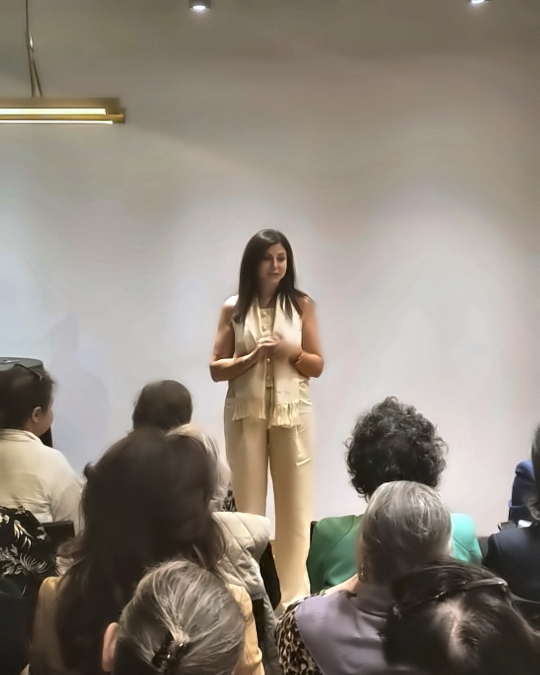
#> input picture research/fibromiyalji-soylesi/iyilestirilmis/A-hande.jpg, 1080 x 1350 px (shown at 1/2 size)
$ python -i enhance.py   (imports and definitions only)   (older library calls are emulated)
#> lines starting #> are read from the running program, lines starting #| are printed output that depends on the picture
#> further down, picture is the input picture: shape (1350, 1080, 3); mean B, G, R 123.8, 134.5, 143.1
import cv2, numpy as np, sys, os
S="/tmp/claude-0/-home-user-Public/119613b5-b24d-5275-ab76-18cbd0d2ab95/"
IMG=S+"images/"; OUT=S+"scratchpad/edit/"
# [1 line not run here, left out]
def wb(img):  # gray-world beyaz dengesi, yumuşak
    f=img.astype(np.float32); m=f.reshape(-1,3).mean(0); g=m.mean()
    f=f*(1+0.6*(g/m-1)); return np.clip(f,0,255).astype(np.uint8)
def tone(img):
    lab=cv2.cvtColor(img,cv2.COLOR_BGR2LAB); l,a,b=cv2.split(lab)
#> after `lab = cv2.cvtColor(img, cv2.COLOR_BGR2LAB)`: lab: shape (1350, 1080, 3); mean of channels 0, 1, 2 141.8, 129.5, 135.2
#> after `l, a, b = cv2.split(lab)`:
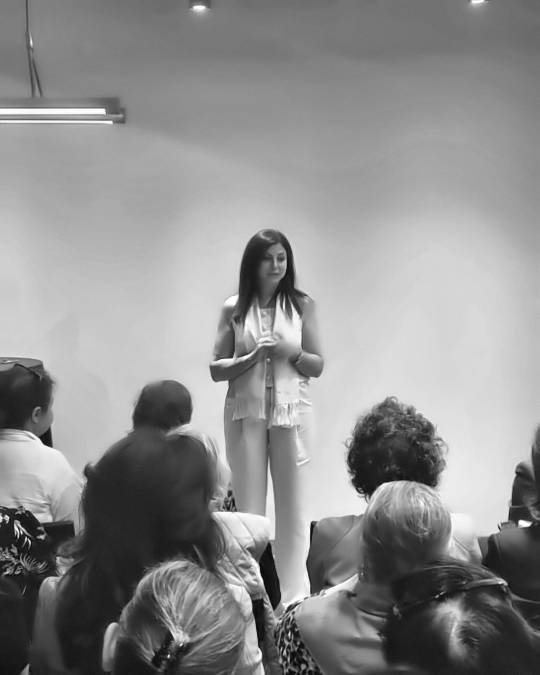
#> l: shape (1350, 1080) (shown at 1/2 size); min 2, max 255, mean 141.8
#> after `l, a, b = cv2.split(lab)`:
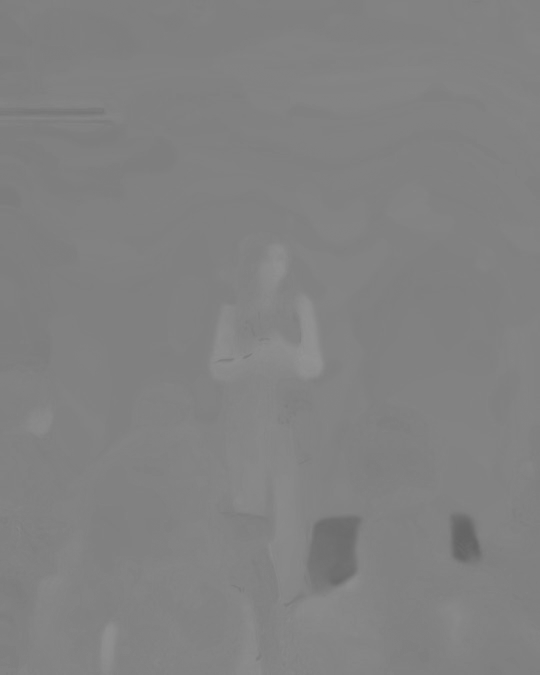
#> a: shape (1350, 1080) (shown at 1/2 size); min 99, max 148, mean 129.5
    l=cv2.createCLAHE(clipLimit=1.15,tileGridSize=(8,8)).apply(l)
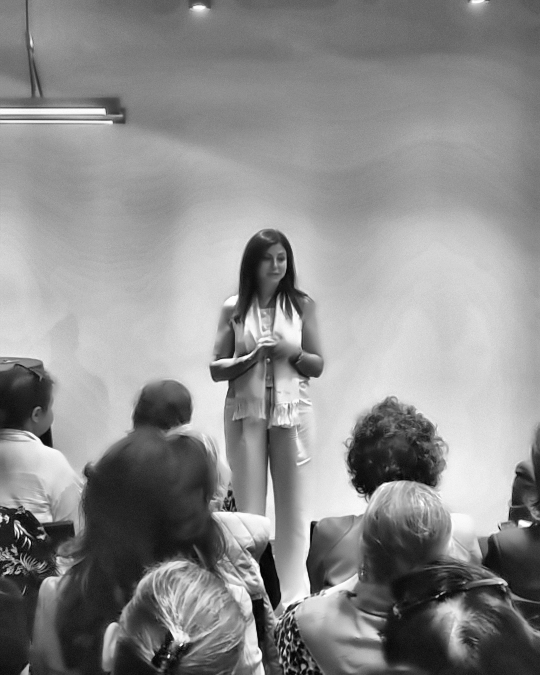
#> l: shape (1350, 1080) (shown at 1/2 size); min 0, max 255, mean 139.9
    img=cv2.cvtColor(cv2.merge([l,a,b]),cv2.COLOR_LAB2BGR)
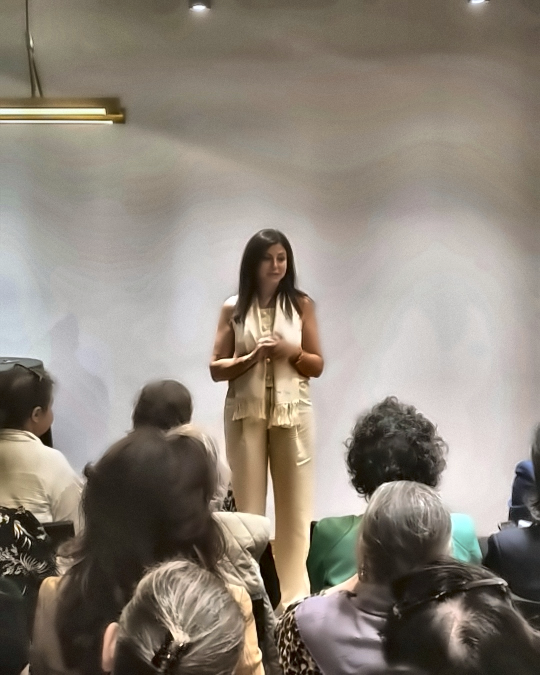
#> img: shape (1350, 1080, 3) (shown at 1/2 size); mean B, G, R 122, 132.7, 141.2
    hsv=cv2.cvtColor(img,cv2.COLOR_BGR2HSV).astype(np.float32); hsv[...,1]*=1.08
#> after `hsv = cv2.cvtColor(img, cv2.COLOR_BGR2HSV).astype(np.float32)`:
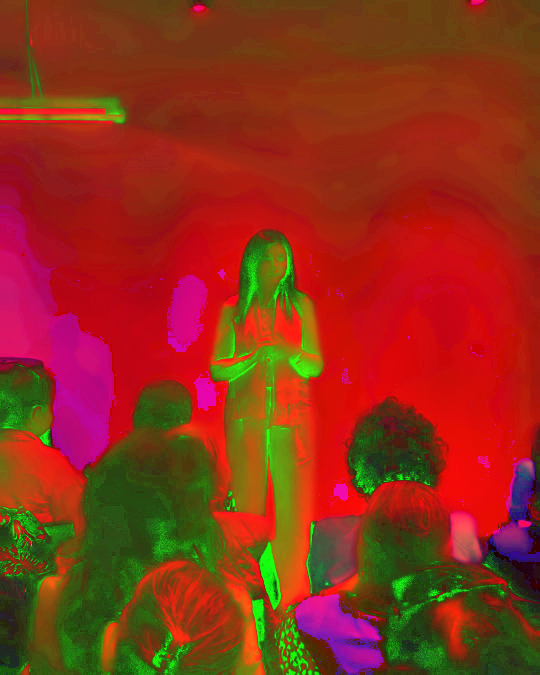
#> hsv: shape (1350, 1080, 3) float32 (shown at 1/2 size); mean B, G, R 24.6, 47.8, 142
    img=cv2.cvtColor(np.clip(hsv,0,255).astype(np.uint8),cv2.COLOR_HSV2BGR)
    return cv2.convertScaleAbs(img,alpha=1.04,beta=6)
def sharpen(img,amt=0.6,r=1.2):
    bl=cv2.GaussianBlur(img,(0,0),r); return cv2.addWeighted(img,1+amt,bl,-amt,0)
def job(name,src,box,size):
    img=cv2.imread(IMG+src); x0,y0,x1,y1=box
    crop=img[y0:y1,x0:x1]
    crop=cv2.fastNlMeansDenoisingColored(crop,None,3,3,7,21)
    up=sr.upsample(crop)
    up=cv2.resize(up,size,interpolation=cv2.INTER_AREA if up.shape[1]>size[0] else cv2.INTER_CUBIC)
    up=tone(wb(up))
    # düz alanlarda bantlaşmayı yumuşat: düşük detaylı bölgeleri bulanıklaştır
    g=cv2.cvtColor(up,cv2.COLOR_BGR2GRAY).astype(np.float32)
    det=cv2.GaussianBlur(np.abs(cv2.Laplacian(g,cv2.CV_32F)),(0,0),6)
    m=np.clip((det-1.5)/4.0,0,1)[...,None]
    smooth=cv2.GaussianBlur(up,(0,0),5).astype(np.float32)
    up=(up.astype(np.float32)*m+smooth*(1-m))
    up=sharpen(np.clip(up,0,255).astype(np.uint8),0.45,1.0).astype(np.float32)
    rng=np.random.default_rng(7); up+=rng.normal(0,2.2,up.shape[:2])[...,None]
    up=np.clip(up,0,255).astype(np.uint8)
    cv2.imwrite(OUT+name,up,[cv2.IMWRITE_JPEG_QUALITY,95]); print(name,crop.shape,'->',up.shape)
# [5 lines not run here, left out]

>>> import cv2
>>> picture = cv2.imread('iyilestirilmis/A-hande.jpg')
>>> result = tone(picture)
